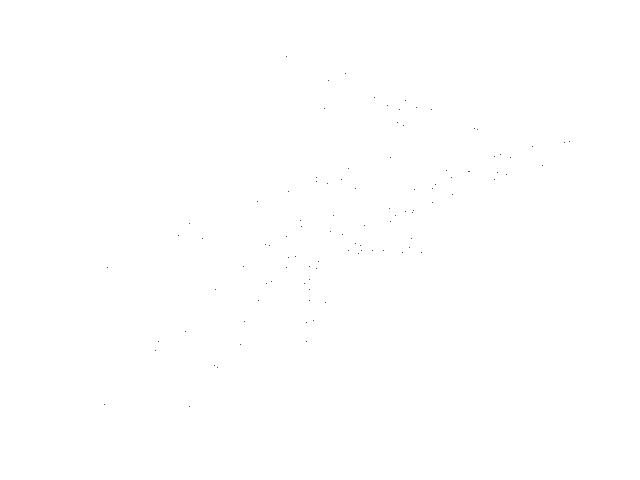
Frame 1 (no input)
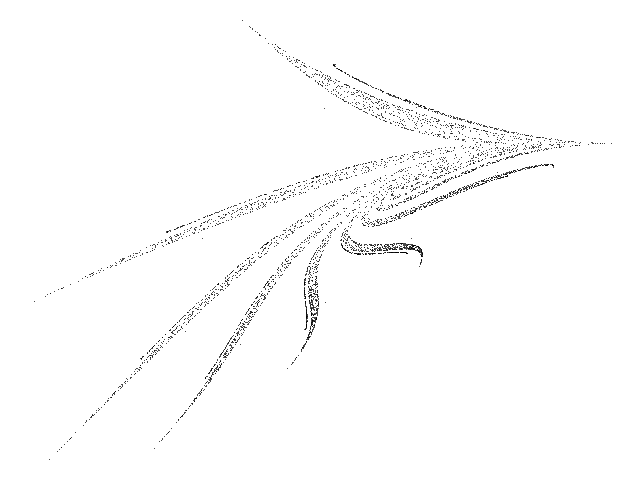
Frame 60 (the mouse pressed at the canvas centre just before this capture)
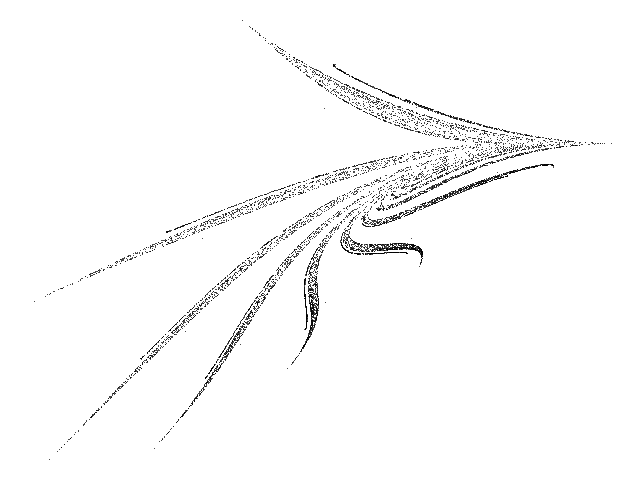
Frame 120 (the mouse held since frame 60 and released just before this capture)

The Processing sketch that drew these frames (run headless with seeded random() and noise(); from frame 60 on, the mouse is pressed at the canvas centre):

// Processing sketch: Kakadu
// ── Kakadu.pde
// Kakadu chaotic map //

  float x = 0.1;
  float y = 0.1;
  float a = 0.7;
  float b = 1.2;
  float c = 0.21;


void setup() {
  
  size(640, 480);
  background(255);
  
}

void draw() {
  
  for (int i=0;i<100;i++) {
    
    float nx = x;
    float ny = y;
        
    x = ny * (1 + sin(a * nx)) - b * sqrt(abs(nx));
    y = c - nx;
  
    point(450+(460*x), 70+(350*y));
        
  }

}
